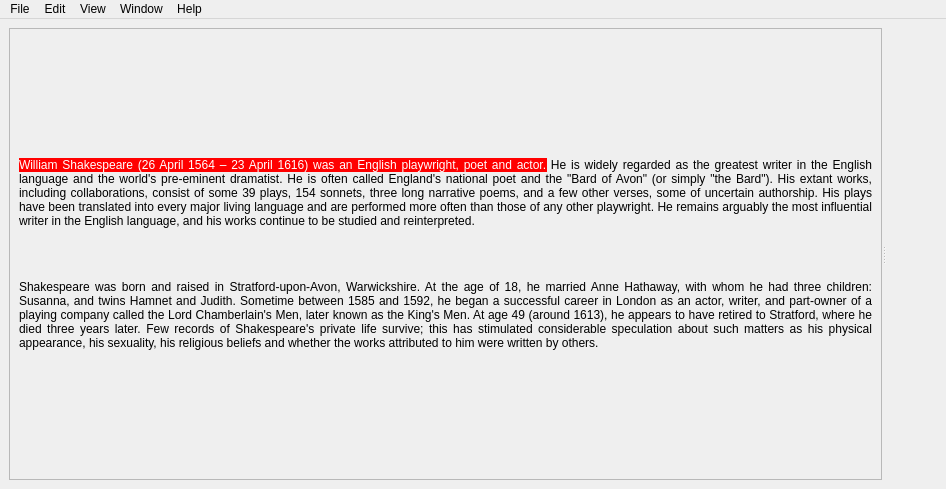
<?xml version="1.0" encoding="UTF-8"?>
<ui version="4.0">
 <class>MainWindow</class>
 <widget class="QMainWindow" name="MainWindow">
  <property name="geometry">
   <rect>
    <x>0</x>
    <y>0</y>
    <width>946</width>
    <height>489</height>
   </rect>
  </property>
  <property name="windowTitle">
   <string>MainWindow</string>
  </property>
  <widget class="QWidget" name="centralwidget">
   <layout class="QVBoxLayout" name="verticalLayout">
    <item>
     <widget class="QSplitter" name="splitter">
      <property name="orientation">
       <enum>Qt::Horizontal</enum>
      </property>
      <widget class="QScrollArea" name="scrollArea">
       <property name="minimumSize">
        <size>
         <width>230</width>
         <height>0</height>
        </size>
       </property>
       <property name="horizontalScrollBarPolicy">
        <enum>Qt::ScrollBarAlwaysOff</enum>
       </property>
       <property name="widgetResizable">
        <bool>true</bool>
       </property>
       <widget class="QWidget" name="scrollAreaWidgetContents_2">
        <property name="geometry">
         <rect>
          <x>0</x>
          <y>0</y>
          <width>211</width>
          <height>762</height>
         </rect>
        </property>
        <layout class="QVBoxLayout" name="verticalLayout_2">
         <item>
          <widget class="QLabel" name="label_2">
           <property name="minimumSize">
            <size>
             <width>100</width>
             <height>0</height>
            </size>
           </property>
           <property name="text">
            <string>&lt;html&gt;&lt;head/&gt;&lt;body&gt;&lt;p align=&quot;justify&quot;&gt;&lt;span style=&quot;background-color:red; color:white&quot;&gt;William Shakespeare (26 April 1564 – 23 April 1616) was an English playwright, poet and actor.&lt;/span&gt; He is widely regarded as the greatest writer in the English language and the world's pre-eminent dramatist. He is often called England's national poet and the &amp;quot;Bard of Avon&amp;quot; (or simply &amp;quot;the Bard&amp;quot;). His extant works, including collaborations, consist of some 39 plays, 154 sonnets, three long narrative poems, and a few other verses, some of uncertain authorship. His plays have been translated into every major living language and are performed more often than those of any other playwright. He remains arguably the most influential writer in the English language, and his works continue to be studied and reinterpreted.&lt;/p&gt;&lt;p align=&quot;justify&quot;&gt;&lt;br/&gt;&lt;/p&gt;&lt;p align=&quot;justify&quot;&gt;Shakespeare was born and raised in Stratford-upon-Avon, Warwickshire. At the age of 18, he married Anne Hathaway, with whom he had three children: Susanna, and twins Hamnet and Judith. Sometime between 1585 and 1592, he began a successful career in London as an actor, writer, and part-owner of a playing company called the Lord Chamberlain's Men, later known as the King's Men. At age 49 (around 1613), he appears to have retired to Stratford, where he died three years later. Few records of Shakespeare's private life survive; this has stimulated considerable speculation about such matters as his physical appearance, his sexuality, his religious beliefs and whether the works attributed to him were written by others.&lt;/p&gt;&lt;/body&gt;&lt;/html&gt;</string>
           </property>
           <property name="wordWrap">
            <bool>true</bool>
           </property>
          </widget>
         </item>
        </layout>
       </widget>
      </widget>
      <widget class="QLabel" name="label">
       <property name="text">
        <string/>
       </property>
       <property name="pixmap">
        <pixmap resource="resources.qrc">:/genericImages/grafica.png</pixmap>
       </property>
      </widget>
     </widget>
    </item>
   </layout>
  </widget>
  <widget class="QMenuBar" name="menubar">
   <property name="geometry">
    <rect>
     <x>0</x>
     <y>0</y>
     <width>946</width>
     <height>22</height>
    </rect>
   </property>
   <widget class="QMenu" name="monkey">
    <property name="title">
     <string>File</string>
    </property>
   </widget>
   <widget class="QMenu" name="menupenguin">
    <property name="title">
     <string>Edit</string>
    </property>
    <addaction name="separator"/>
    <addaction name="actionSubmenu1"/>
    <addaction name="actionSubmenu2"/>
   </widget>
   <widget class="QMenu" name="menuView">
    <property name="title">
     <string>View</string>
    </property>
   </widget>
   <widget class="QMenu" name="menuWindow">
    <property name="title">
     <string>Window</string>
    </property>
   </widget>
   <widget class="QMenu" name="menuHelp">
    <property name="title">
     <string>Help</string>
    </property>
   </widget>
   <addaction name="monkey"/>
   <addaction name="menupenguin"/>
   <addaction name="menuView"/>
   <addaction name="menuWindow"/>
   <addaction name="menuHelp"/>
  </widget>
  <action name="actionSubmenu1">
   <property name="text">
    <string>Submenu1</string>
   </property>
  </action>
  <action name="actionSubmenu2">
   <property name="text">
    <string>Submenu2</string>
   </property>
  </action>
 </widget>
 <resources>
  <include location="resources.qrc"/>
 </resources>
 <connections/>
</ui>
